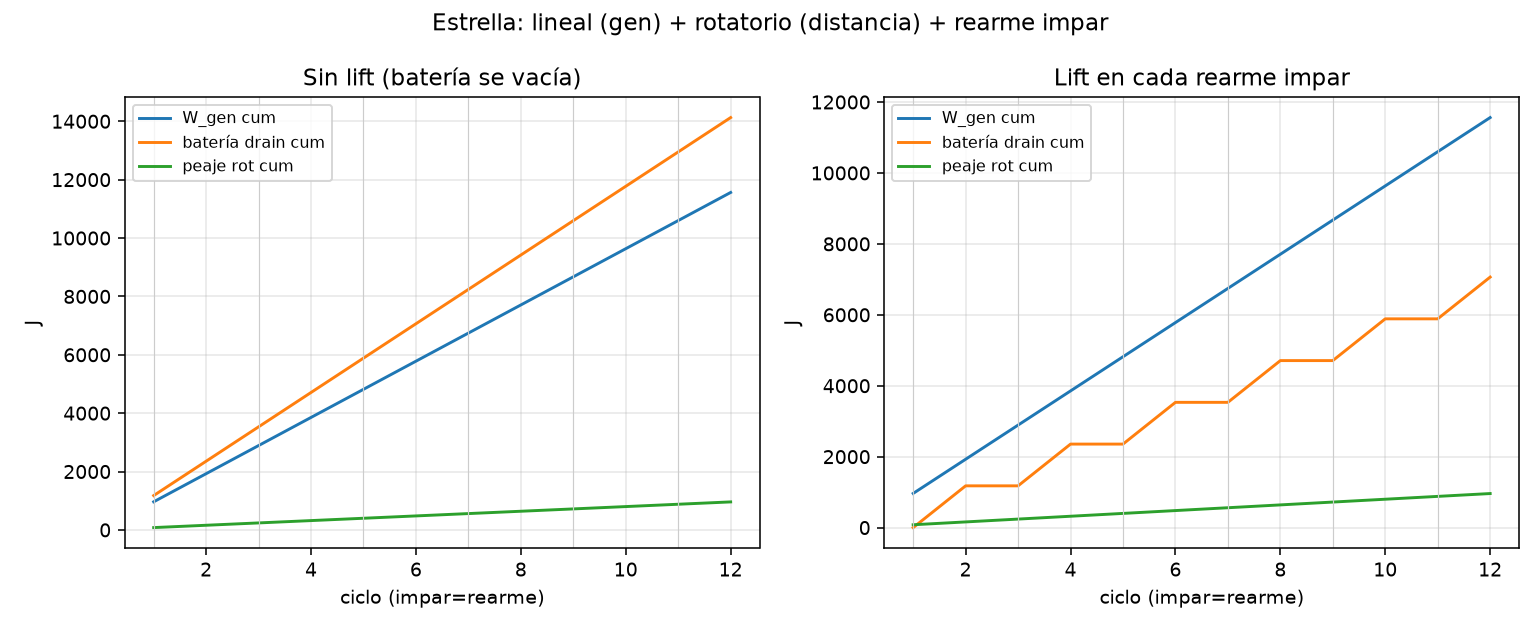

Reproduce this figure in Python.
#!/usr/bin/env python3
"""
Máquina de estados del protocolo ESTRELLA (VMA)
===============================================
  1) MEDIA LINEAL  — bajada con lastre → generador
  2) MEDIA ROTATORIA — recorrido gira, se "roba distancia" (peaje actuador)
  3) Cada N_impar ciclos: REARME por flotación + perneo (inventario / SOC)

Cuentas separadas:
  batería  = PE de lastres ALTA→BAJA (si no se restituye)
  generador = W_gen en tramo lineal
  peaje_rot = energía del actuador en media rotatoria
  rearme    = coste pernos (+ lift opcional si SOC fijo)

Uso:
  python sim_estrella_lineal_rotatorio_impar.py
"""

from __future__ import annotations

import json
from dataclasses import asdict, dataclass
from pathlib import Path

import matplotlib

matplotlib.use("Agg")
import matplotlib.pyplot as plt
import numpy as np

OUT = Path(__file__).resolve().parent
G = 9.81


@dataclass
class P:
    m_obj: float = 30.0
    m_kick: float = 10.0
    delta_h: float = 12.0  # m bajada lineal
    # Media lineal
    v_down: float = 1.5  # m/s nominal
    eta_gen: float = 0.88
    drag_frac: float = 0.07
    # Media rotatoria (robo de distancia): peaje de actuador para rearmar geometría
    # Ideal VMA: peaje << W_gen. Aquí es parámetro medible.
    E_rob_dist_J: float = 80.0  # coste eléctrico por media rotatoria
    E_perno_J: float = 1.5
    n_pernos_por_rearme: int = 4  # make-before-break × 2 pesos extremos approx
    # Flotación: coste ~0 del módulo; lift de lastre solo si cerramos SOC
    eta_lift: float = 0.90
    n_cycles: int = 12  # ciclos (cada uno = lineal + rotatorio)
    rearm_every_odd: bool = True  # rearme en ciclos 1,3,5,...
    # Si True: en cada rearme impar también se sube 1 lastre BAJA→ALTA (SOC más estable)
    lift_on_rearm: bool = False


def run(p: P) -> dict:
    n_alta = 20
    n_baja = 0
    n_on_obj = 3  # flota

    W_gen = 0.0
    W_rob = 0.0  # peaje media rotatoria
    W_perno = 0.0
    W_lift = 0.0
    E_bat_drain = 0.0

    log = []

    for c in range(1, p.n_cycles + 1):
        ev = []
        # --- necesita 4 para hundirse ---
        if n_on_obj < 4:
            if n_alta < 1:
                ev.append("STOP sin stock ALTA")
                log.append({"cycle": c, "ok": False, "events": ev})
                break
            n_alta -= 1
            n_on_obj = 4
            W_perno += 2 * p.E_perno_J
            ev.append("patada lastre ALTA→objeto (n=4)")

        # --- 1) MEDIA LINEAL: bajada ---
        # Solo el lastre EXTRA (1 kg-kick) cuenta como batería gastable
        W_pe = p.m_kick * G * p.delta_h
        W_rec = p.eta_gen * (1.0 - p.drag_frac) * W_pe
        W_gen += W_rec
        E_bat_drain += W_pe  # inventario: ese kg bajó de potencial
        ev.append(f"LINEAL bajada W_gen+={W_rec:.1f} J")

        # soltar lastre en BAJA
        n_on_obj = 3
        n_baja += 1
        W_perno += 2 * p.E_perno_J
        ev.append("perneo objeto→BAJA (n=3 flota)")

        # --- 2) MEDIA ROTATORIA: robar distancia ---
        W_rob += p.E_rob_dist_J
        ev.append(f"ROTATORIO roba distancia peaje={p.E_rob_dist_J:.1f} J")

        # --- 3) Rearme en ciclos IMPARES ---
        is_odd = c % 2 == 1
        if p.rearm_every_odd and is_odd:
            # flotación: objeto ya en n=3; "sube" sin coste eléctrico de módulo
            W_perno += p.n_pernos_por_rearme * p.E_perno_J
            ev.append("REARME IMPAR: flotación + perneo (objeto ciclo~0)")
            if p.lift_on_rearm and n_baja > 0:
                n_baja -= 1
                n_alta += 1
                wL = (p.m_kick * G * p.delta_h) / p.eta_lift
                W_lift += wL
                E_bat_drain -= p.m_kick * G * p.delta_h  # restituye PE inventario
                ev.append(f"lift BAJA→ALTA W_lift+={wL:.1f} J")
        else:
            ev.append("sin rearme (ciclo par): inventario sigue abierto")

        log.append(
            {
                "cycle": c,
                "ok": True,
                "odd": is_odd,
                "n_alta": n_alta,
                "n_baja": n_baja,
                "W_gen_cum": W_gen,
                "W_rob_cum": W_rob,
                "E_bat_drain_cum": E_bat_drain,
                "events": ev,
            }
        )

    # gen_de_mas: julios de generador no cubiertos por η*batería - peajes
    cap = p.eta_gen * max(E_bat_drain, 0.0)
    gen_de_mas = W_gen - cap - W_rob - W_perno - W_lift
    # otra métrica: neto eléctrico
    W_net = W_gen - W_rob - W_perno - W_lift

    return {
        "params": asdict(p),
        "W_gen_J": W_gen,
        "W_rob_dist_J": W_rob,
        "W_perno_J": W_perno,
        "W_lift_J": W_lift,
        "E_battery_drain_J": E_bat_drain,
        "E_from_battery_cap_J": cap,
        "gen_de_mas_J": gen_de_mas,
        "W_net_elec_J": W_net,
        "n_alta": n_alta,
        "n_baja": n_baja,
        "log": log,
    }


def main():
    # Caso 1: tesis abierta (sin lift) — estrella descarga + peaje rotatorio
    a = run(P(lift_on_rearm=False, n_cycles=12))
    # Caso 2: SOC más cerrado — lift en cada rearme impar
    b = run(P(lift_on_rearm=True, n_cycles=12))
    # Caso 3: peaje rotatorio muy barato (optimista)
    c = run(P(lift_on_rearm=True, E_rob_dist_J=15.0, n_cycles=12))

    results = {
        "protocolo": "lineal + rotatorio + rearme impar flotación/perneo",
        "sin_lift_rearme_impar": {k: v for k, v in a.items() if k != "log"},
        "con_lift_en_impar": {k: v for k, v in b.items() if k != "log"},
        "con_lift_peaje_barato": {k: v for k, v in c.items() if k != "log"},
        "log_sin_lift": a["log"],
        "nota": (
            "gen_de_mas = W_gen - η*E_bat_drain - W_rob - W_perno - W_lift. "
            "Si E_bat_drain baja por lifts, la batería no explica W_gen: ahí se mira el plus."
        ),
    }

    # plot
    fig, ax = plt.subplots(1, 2, figsize=(11, 4.5))
    for axi, res, title in (
        (ax[0], a, "Sin lift (batería se vacía)"),
        (ax[1], b, "Lift en cada rearme impar"),
    ):
        xs = [row["cycle"] for row in res["log"] if row.get("ok")]
        axi.plot(xs, [row["W_gen_cum"] for row in res["log"] if row.get("ok")], label="W_gen cum")
        axi.plot(
            xs,
            [row["E_bat_drain_cum"] for row in res["log"] if row.get("ok")],
            label="batería drain cum",
        )
        axi.plot(xs, [row["W_rob_cum"] for row in res["log"] if row.get("ok")], label="peaje rot cum")
        for row in res["log"]:
            if row.get("ok") and row.get("odd"):
                axi.axvline(row["cycle"], color="0.8", lw=0.6)
        axi.set_xlabel("ciclo (impar=rearme)")
        axi.set_ylabel("J")
        axi.set_title(title)
        axi.legend(fontsize=8)
        axi.grid(True, alpha=0.3)
    fig.suptitle("Estrella: lineal (gen) + rotatorio (distancia) + rearme impar")
    fig.tight_layout()
    png = OUT / "sim_estrella_lineal_rotatorio_impar.png"
    fig.savefig(png, dpi=140)
    plt.close()

    js = OUT / "sim_estrella_lineal_rotatorio_impar.json"
    js.write_text(json.dumps(results, indent=2), encoding="utf-8")

    def show(name, r):
        print(f"\n=== {name} ===")
        for k in (
            "W_gen_J",
            "E_battery_drain_J",
            "W_rob_dist_J",
            "W_perno_J",
            "W_lift_J",
            "gen_de_mas_J",
            "W_net_elec_J",
            "n_alta",
            "n_baja",
        ):
            print(f"  {k}: {r[k]:.2f}" if isinstance(r[k], float) else f"  {k}: {r[k]}")

    show("A sin lift", results["sin_lift_rearme_impar"])
    show("B lift en impar", results["con_lift_en_impar"])
    show("C lift + peaje barato", results["con_lift_peaje_barato"])
    print(f"\nPNG {png}\nJSON {js}")
    print(
        "\nLectura: el 'estrella' brilla si W_gen cubre peaje rotatorio+pernos "
        "y, con lift, aún queda margen — eso es ingeniería de η y E_rob_dist, "
        "no magia del número impar por sí solo."
    )


if __name__ == "__main__":
    main()
